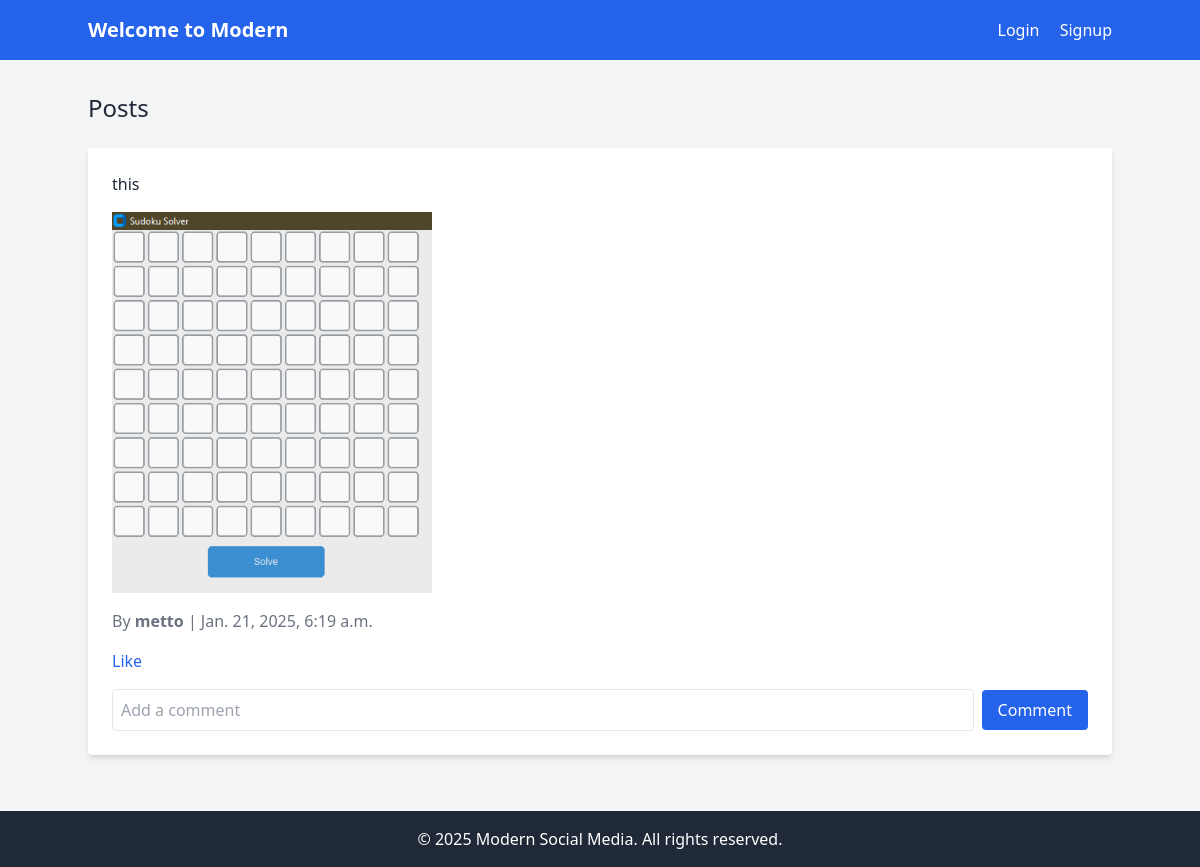
Before: / with the older database file.
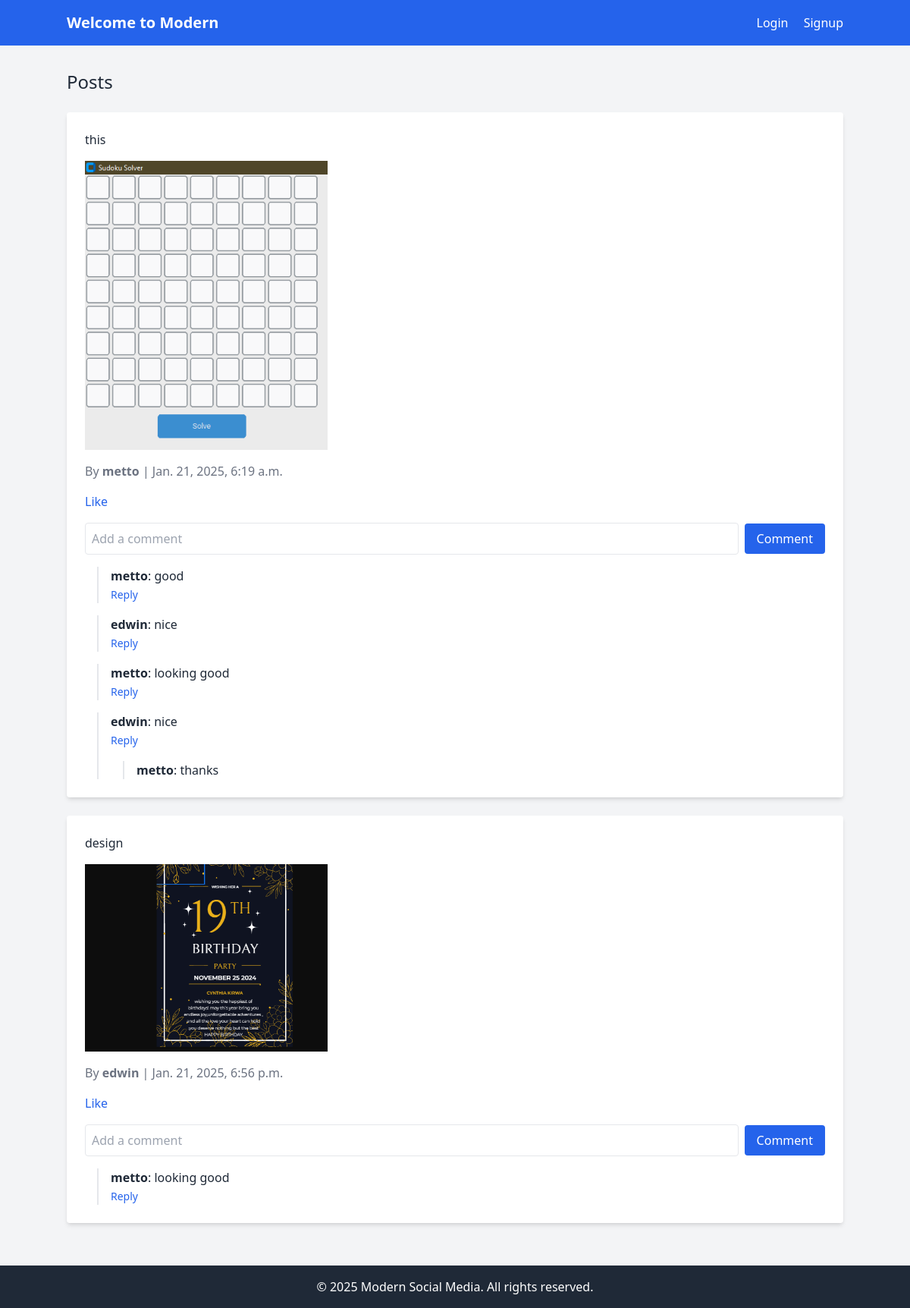
After: the same page with the newer database file.
### media/models.py (models this page shows)
class Post(models.Model):
    user = models.ForeignKey(User, on_delete=models.CASCADE)
    content = models.TextField()
    image = models.ImageField(upload_to='posts/', null=True, blank=True)
    created_at = models.DateTimeField(auto_now_add=True)

class Comment(models.Model):
    user = models.ForeignKey(User, on_delete=models.CASCADE)
    post = models.ForeignKey(Post, on_delete=models.CASCADE, related_name="comments")
    parent = models.ForeignKey('self', null=True, blank=True, on_delete=models.CASCADE, related_name="replies")
    content = models.TextField()
    created_at = models.DateTimeField(auto_now_add=True)

### media/views.py (the view)
# urls.py: path('', views.home, name='home'),
def home(request):
    posts = Post.objects.all()
    for post in posts:
        post.top_level_comments = post.comments.filter(parent=None)
    return render(request, 'home.html', {'posts': posts})

### media/templates/home.html (shortened to what this page needs)
<!DOCTYPE html>
<html lang="en">
<head>
    <script src="https://cdn.tailwindcss.com"></script>
</head>
<body class="bg-gray-100 text-gray-800">
    <header class="bg-blue-600 text-white py-4">
        <div class="container mx-auto flex justify-between items-center">
            <h1 class="text-xl font-bold">Welcome to Modern</h1>
            <nav>
                {% if user.is_authenticated %}
                    <span class="mr-4">Welcome, {{ user.username }}</span>
                    <a href="{% url 'user_followers' user.id %}" class="text-white mr-4">Followers</a>
                    <a href="{% url 'user_following' user.id %}" class="text-white mr-4">Following</a>
                    <a href="{% url 'create_post' %}" class="text-white mr-4">Create a Post</a>
                    <a href="{% url 'search_users' %}" class="text-white mr-4">Search Users</a>
                    <a href="{% url 'logout' %}" class="text-white">Logout</a>
                {% else %}
                    <a href="{% url 'login' %}" class="text-white mr-4">Login</a>
                    <a href="{% url 'signup' %}" class="text-white">Signup</a>
                {% endif %}
            </nav>
        </div>
    </header>
    <main class="container mx-auto py-8">
        <h2 class="text-2xl mb-6">Posts</h2>
        {% for post in posts %}
            <div class="bg-white rounded shadow-md p-6 mb-6">
                <p class="mb-4">{{ post.content }}</p>
                {% if post.image %}
                    <img src="{{ post.image.url }}" alt="Post Image" class="w-full h-auto max-w-xs mb-4">
                {% endif %}
                <p class="text-gray-500">By <span class="font-bold">{{ post.user.username }}</span> | {{ post.created_at }}</p>
                <div class="mt-4">
                    <a href="{% url 'like_post' post.id %}" class="text-blue-600">Like</a>
                    <form method="POST" action="{% url 'comment_post' post.id %}" class="mt-4">
                        <div class="flex items-center">
                            <input type="text" name="content" placeholder="Add a comment" class="border rounded p-2 w-full mr-2">
                            <button type="submit" class="bg-blue-600 text-white px-4 py-2 rounded">Comment</button>
                        </div>
                    </form>
                    {% for comment in post.top_level_comments %}
                        <div class="mt-4 ml-4 border-l-2 pl-4">
                            <p><span class="font-bold">{{ comment.user.username }}</span>: {{ comment.content }}</p>
                            <button onclick="toggleReplyForm({{ comment.id }})" class="text-blue-600 text-sm">Reply</button>
                            {% for reply in comment.replies.all %}
                                <div class="mt-4 ml-4 border-l-2 pl-4">
                                    <p><span class="font-bold">{{ reply.user.username }}</span>: {{ reply.content }}</p>
                                </div>
                            {% endfor %}
                        </div>
                    {% endfor %}
                </div>
            </div>
        {% endfor %}
    </main>
    <footer class="bg-gray-800 text-white text-center py-4">
        <p>&copy; 2025 Modern Social Media. All rights reserved.</p>
    </footer>
</body>
</html>

Changed rows visible on the page:
added Comment: user.username "metto", content "good", shown under Post "this"
added Comment: user.username "edwin", content "nice", shown under Post "this"
added Comment: user.username "metto", content "looking good", shown under Post "this"
added Comment: user.username "edwin", content "nice", shown under Post "this"
added Comment: user.username "metto", content "thanks", shown under "edwin"
added Post: content "design", image (picture), user.username "edwin", created_at "Jan. 21, 2025, 6:56 p.m."
added Comment: user.username "metto", content "looking good", shown under "design"
